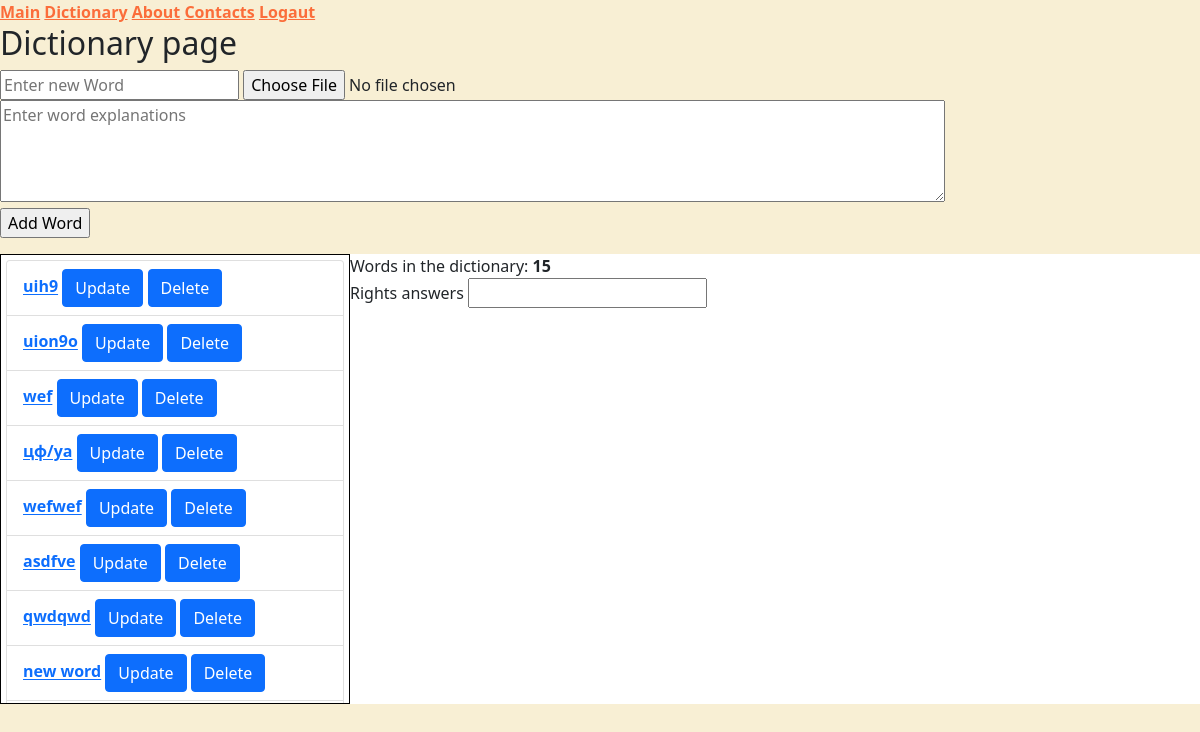
Page /dictionary/ (signed in) on the earlier database version.
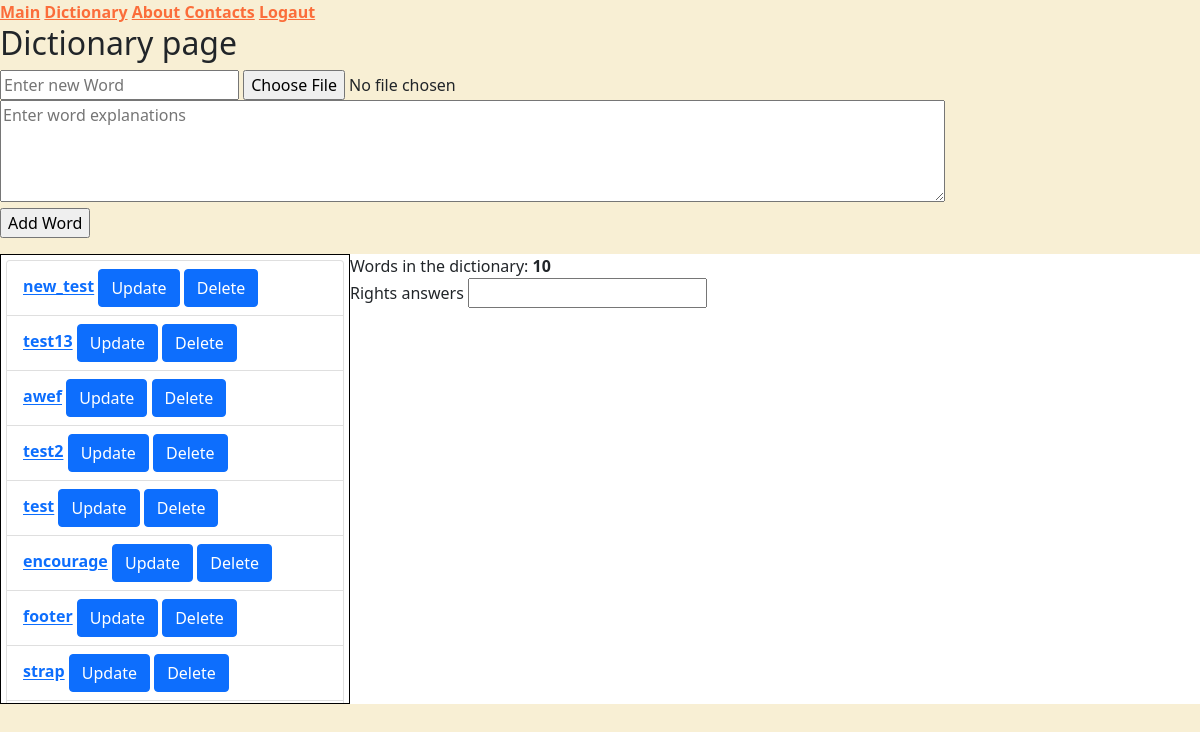
Same page on the later database version.
### main/models.py (models this page shows, shortened)
class Word(models.Model):
    word = models.CharField(max_length=200)
    image = models.ImageField(
    upload_to='../images/', default='../images/default.jpg', blank=True
    )
    translation = models.CharField(max_length=500)
    right_ansver = models.DecimalField(max_digits = 2, decimal_places = 0, default=0)
    def get_absolute_url(self):
        return reverse('word-detail', kwargs={'pk':self.pk})#f"/products/{self.id}/"

### main/views.py (the view)
# urls.py: path('dictionary/', list_and_create, name='dictionary'),
def list_and_create(request):
    form = WordModelForm(request.POST, request.FILES or None)
    if request.method == 'POST' and form.is_valid():
        form.save()
        form = WordModelForm()
        return HttpResponseRedirect(reverse("dictionary"))
    objects = Word.objects.all().order_by('-id')
    len_dict = len(list(objects))
    return render(request, 'main/dictionary.html', {
    'object_list': objects,
    'form1': form,
    'len_dict' : len_dict
    })

### main/forms.py
class WordModelForm(forms.ModelForm):
    word = forms.CharField(widget=forms.TextInput(attrs={"placeholder": "Enter new Word"}))
    translation = forms.CharField(
        required=False,
        widget=forms.Textarea(
            attrs={
                "placeholder": "Enter word explanations",
                'class': "taxt_area_form",
                'rows':4,
                'cols': 100,
                }
            )
        )
    class Meta:
        model = Word
        fields = [
            'word',
            'image',
            'translation'
        ]

### main/templates/main/dictionary.html (shortened to what this page needs)
{% extends 'main/base.html' %}
{% block content %}
<h2> Dictionary page </h2>
<form action="." method="POST" enctype="multipart/form-data">
    {{ form1.word }}
    {{ form1.image }}
    {{ form1.translation }}
    <p><input type="submit" value="Add Word"/></p>
</form>
    <div class="dic_main_section">
      <div class="dic_list">
         <ul class="list-group">
          {% for instance in object_list %}
                <li class="list-group-item">
                  <a href="{{ instance.get_absolute_url }}">{{ instance.word }}</a>
                  <a class="btn btn-primary" href="{% url 'word-update' instance.pk %}" role="button">Update</a>
                   <button  onclick="delete_w_JS({{instance.pk}})" class="btn btn-primary">Delete</button>
                </li>
          {% endfor %}
        </ul>
      </div>
      <div class="">
        <div class="">
          Words in the dictionary: <b>{{ len_dict }}</b>
        </div>
        <div class="">
          Rights answers
          <input type="text" name="right_number" />
        </div>
      </div>
    </div>
{% endblock  %}

Differences in the rows shown:
removed Word: word "uih9"
removed Word: word "uion9o"
removed Word: word "wef"
removed Word: word "цф/уа"
removed Word: word "wefwef"
removed Word: word "asdfve"
removed Word: word "qwdqwd"
removed Word: word "new word"
added Word: word "new_test"
added Word: word "test13"
added Word: word "awef"
added Word: word "test2"
added Word: word "test"
added Word: word "encourage"
added Word: word "footer"
added Word: word "strap"
Other differences:
{{ len_dict }}: "15" → "10"
